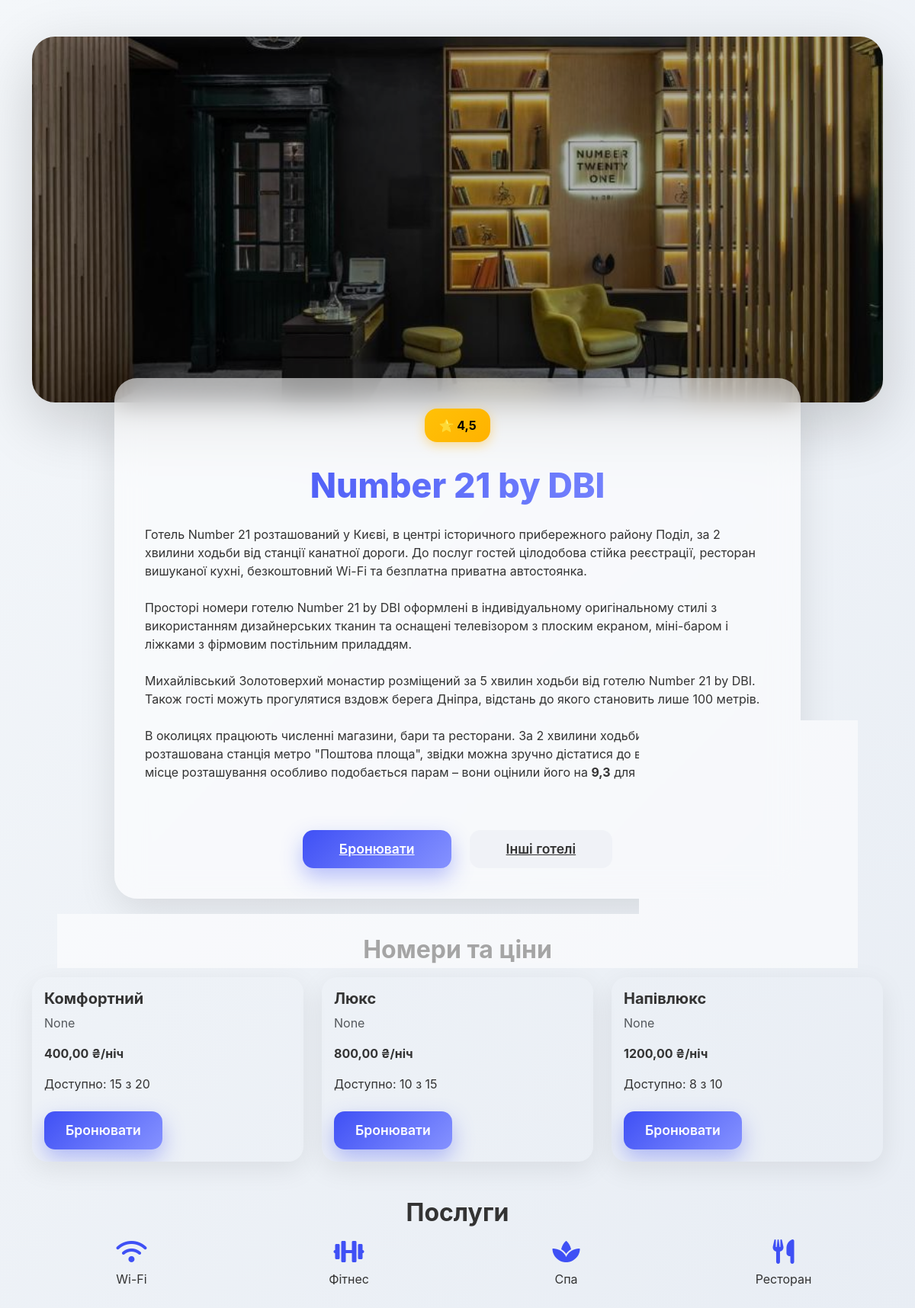
The app's page /hotels/3, older data.
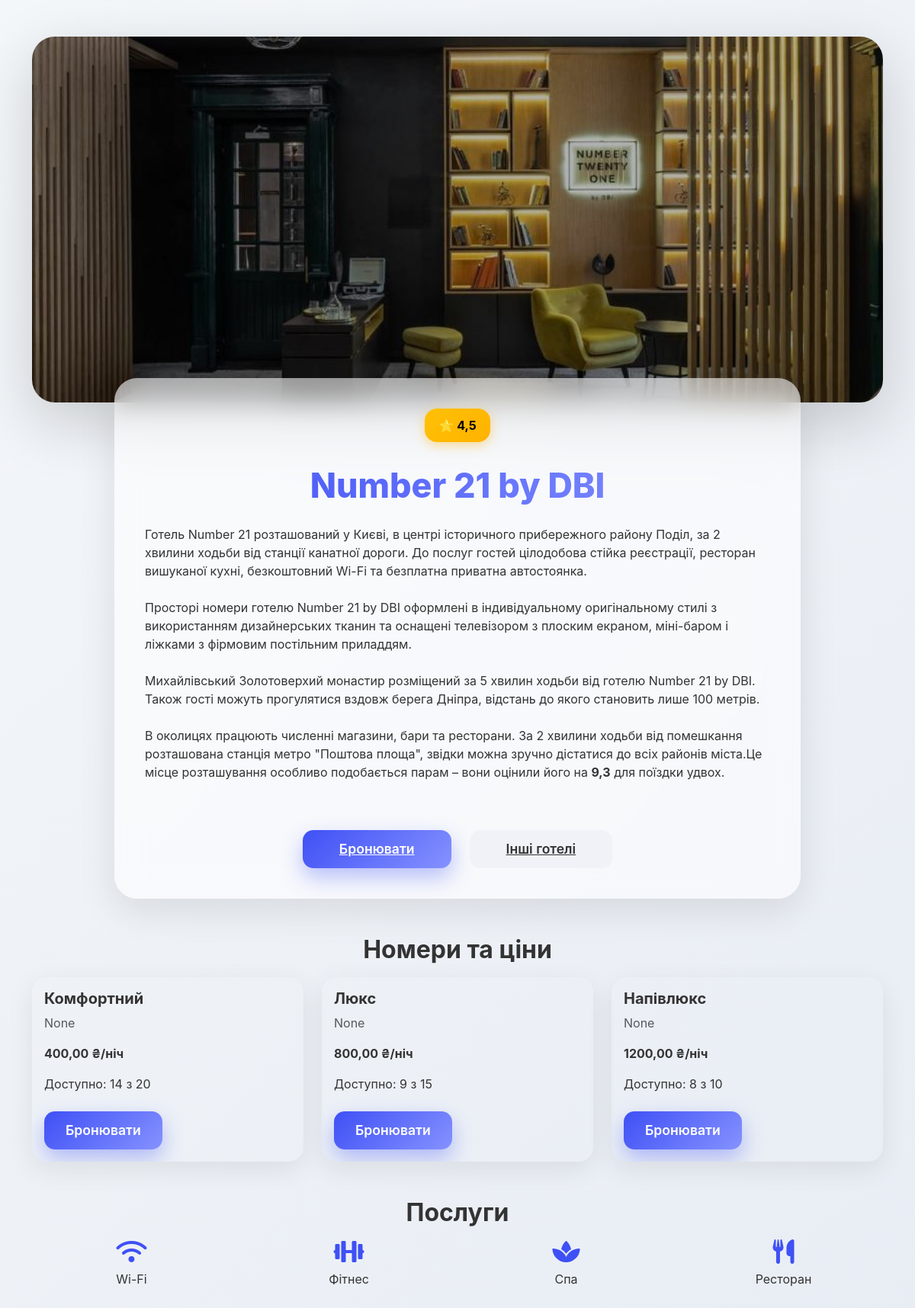
The same page, newer data.
### hotels/models.py (models this page shows, shortened)
class HotelRoom(models.Model):
    hotel = models.ForeignKey(Hotel, on_delete=models.CASCADE, related_name='hotel_rooms')
    room_type = models.ForeignKey(RoomType, on_delete=models.CASCADE, related_name='hotel_rooms')
    price_per_night = models.DecimalField(max_digits=10, decimal_places=2)
    total_count = models.PositiveIntegerField()
    available_count = models.PositiveIntegerField()

class RoomType(models.Model):
    name = models.CharField(max_length=255)
    description = models.TextField(max_length=9999, blank=True, null=True)

### hotels/views.py (the view)
# urls.py: path('<int:pk>', views.HotelDetailView.as_view(), name='din')
class HotelDetailView(DetailView):
    model = Hotel
    template_name = 'hotels/hotel.html'
    context_object_name = 'hotels'

### hotels/templates/hotels/hotel.html (shortened to what this page needs)
{% load static %}
{% load i18n %}
<!DOCTYPE html>
<html lang="uk">
<head>
<link href="https://cdn.jsdelivr.net/npm/bootstrap@5.3.2/dist/css/bootstrap.min.css" rel="stylesheet">
<link rel="stylesheet" href="https://cdn.jsdelivr.net/npm/swiper@9/swiper-bundle.min.css"/>
<link rel="stylesheet" href="https://cdnjs.cloudflare.com/ajax/libs/font-awesome/6.0.0-beta3/css/all.min.css"/>
</head>
<body>
<div class="container py-5">
<div class="hero-wrapper mb-5">
    {% if hotels.image %}
        <img src="{{ hotels.image.url }}" alt="">
    {% endif %}
</div>
<div class="glass-card mx-auto" style="max-width:900px;">
    <div class="text-center mb-3">
        <span class="rating">⭐ {{ hotels.rating }}</span>
    </div>
    <h1 class="hotel-title text-center mb-4">{{ hotels.name }}</h1>
    <p class="hotel-desc mb-4">{{ hotels.description|safe }}</p>
    <div class="d-flex justify-content-center gap-4 mt-4">
        <a href="{% url 'create_booking' hotels.id %}" class="btn-lux btn-gradient px-5">{% trans "Бронювати" %}</a>
        <a href="{% url 'hotels' %}" class="btn-lux btn-soft px-5">{% trans "Інші готелі" %}</a>
    </div>
</div>
<h2 class="mt-5 mb-3 fw-bold text-center">Номери та ціни</h2>
<div class="row g-4">
    {% for room in hotels.hotel_rooms.all %}
    <div class="col-md-4">
        <div class="room-card">
            {% if room.room_type %}
            <div class="p-3">
                <h5 class="fw-bold">{{ room.room_type.name }}</h5>
                <p class="text-muted">{{ room.room_type.description }}</p>
                <p class="fw-bold">{{ room.price_per_night }} ₴/ніч</p>
                <p>Доступно: {{ room.available_count }} з {{ room.total_count }}</p>
                <a href="{% url 'create_booking' hotels.id %}?room={{ room.id }}" class="btn btn-gradient btn-lux mt-2">Бронювати</a>
            </div>
            {% endif %}
        </div>
    </div>
    {% endfor %}
</div>
<h2 class="mt-5 mb-3 fw-bold text-center">Послуги</h2>
<div class="row text-center g-4">
    <div class="col-md-3"><i class="fas fa-wifi service-icon mb-2"></i><p>Wi-Fi</p></div>
    <div class="col-md-3"><i class="fas fa-dumbbell service-icon mb-2"></i><p>Фітнес</p></div>
    <div class="col-md-3"><i class="fas fa-spa service-icon mb-2"></i><p>Спа</p></div>
    <div class="col-md-3"><i class="fas fa-utensils service-icon mb-2"></i><p>Ресторан</p></div>
</div>
</div>
</body>
</html>

Row changes from the older to the newer data that the page shows:
changed HotelRoom "Комфортний": available_count "15" → "14"
changed HotelRoom "Люкс": available_count "10" → "9"
